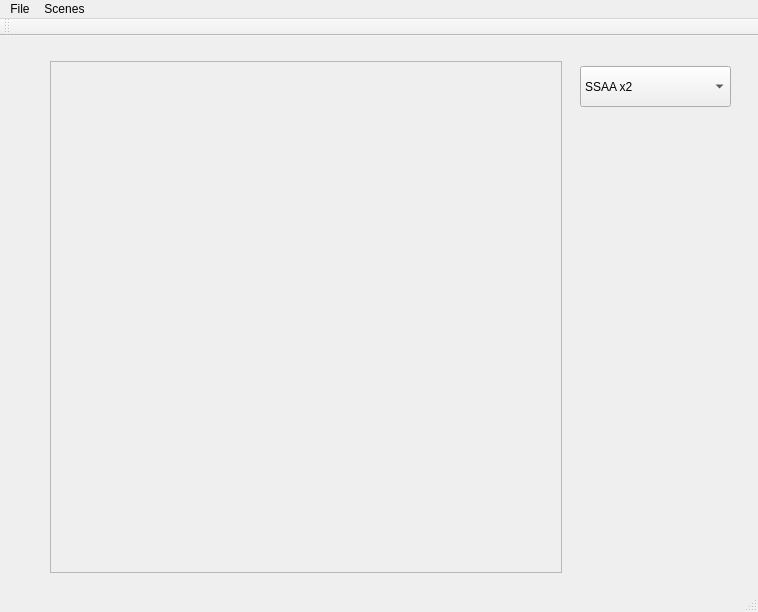
<?xml version="1.0" encoding="UTF-8"?>
<ui version="4.0">
 <class>MainWindow</class>
 <widget class="QMainWindow" name="MainWindow">
  <property name="geometry">
   <rect>
    <x>0</x>
    <y>0</y>
    <width>758</width>
    <height>612</height>
   </rect>
  </property>
  <property name="windowTitle">
   <string>MainWindow</string>
  </property>
  <widget class="QWidget" name="centralWidget">
   <widget class="QGraphicsView" name="scene_display">
    <property name="enabled">
     <bool>false</bool>
    </property>
    <property name="geometry">
     <rect>
      <x>50</x>
      <y>25</y>
      <width>512</width>
      <height>512</height>
     </rect>
    </property>
    <property name="verticalScrollBarPolicy">
     <enum>Qt::ScrollBarPolicy::ScrollBarAlwaysOff</enum>
    </property>
    <property name="horizontalScrollBarPolicy">
     <enum>Qt::ScrollBarPolicy::ScrollBarAlwaysOff</enum>
    </property>
    <property name="sizeAdjustPolicy">
     <enum>QAbstractScrollArea::SizeAdjustPolicy::AdjustToContents</enum>
    </property>
    <property name="interactive">
     <bool>false</bool>
    </property>
   </widget>
   <widget class="QComboBox" name="comboBox">
    <property name="geometry">
     <rect>
      <x>580</x>
      <y>30</y>
      <width>151</width>
      <height>41</height>
     </rect>
    </property>
    <item>
     <property name="text">
      <string>SSAA x2</string>
     </property>
    </item>
    <item>
     <property name="text">
      <string>SSAA x3</string>
     </property>
    </item>
    <item>
     <property name="text">
      <string>SSAA x4</string>
     </property>
    </item>
   </widget>
  </widget>
  <widget class="QMenuBar" name="menuBar">
   <property name="geometry">
    <rect>
     <x>0</x>
     <y>0</y>
     <width>758</width>
     <height>24</height>
    </rect>
   </property>
   <widget class="QMenu" name="menuFile">
    <property name="title">
     <string>File</string>
    </property>
    <addaction name="actionLoad_Scene"/>
    <addaction name="actionSave_Image"/>
    <addaction name="actionQuit_Esc"/>
   </widget>
   <widget class="QMenu" name="menuScenes">
    <property name="title">
     <string>Scenes</string>
    </property>
    <addaction name="actionEquilateral_Triangle"/>
   </widget>
   <addaction name="menuFile"/>
   <addaction name="menuScenes"/>
  </widget>
  <widget class="QToolBar" name="mainToolBar">
   <attribute name="toolBarArea">
    <enum>TopToolBarArea</enum>
   </attribute>
   <attribute name="toolBarBreak">
    <bool>false</bool>
   </attribute>
  </widget>
  <widget class="QStatusBar" name="statusBar"/>
  <action name="actionLoad_Scene">
   <property name="text">
    <string>Load Scene (Ctrl+O)</string>
   </property>
   <property name="shortcut">
    <string>Ctrl+O</string>
   </property>
  </action>
  <action name="actionSave_Image">
   <property name="text">
    <string>Save Image (Ctrl+S)</string>
   </property>
   <property name="shortcut">
    <string>Ctrl+S</string>
   </property>
  </action>
  <action name="actionEquilateral_Triangle">
   <property name="text">
    <string>Equilateral Triangle</string>
   </property>
  </action>
  <action name="actionQuit_Esc">
   <property name="text">
    <string>Quit (Esc)</string>
   </property>
  </action>
 </widget>
 <layoutdefault spacing="6" margin="11"/>
 <resources/>
 <connections/>
</ui>
